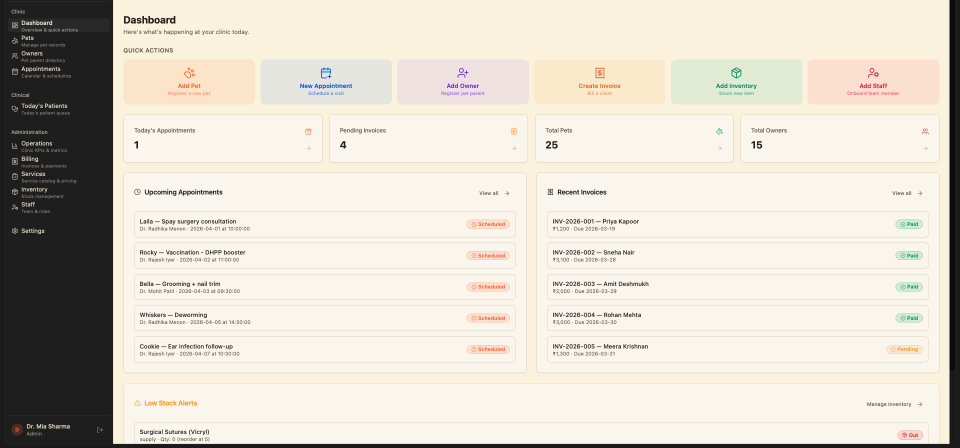
#> input picture img/dashboard.png, 1920 x 896 px, found by its file name (shown at 1/2 size); its folder holds 5 pictures in this run
$ python crop_safari_chrome.py
#> lines starting #> are read from the running program, lines starting #| are printed output that depends on the picture
#!/usr/bin/env python3
"""
Script to crop Safari browser chrome from Mia VMS app screenshots.
Detects where Safari UI ends and actual app content begins by analyzing color transitions.
"""

from PIL import Image
import os
from pathlib import Path

def find_chrome_end(image_path):
    """
    Find where Safari browser chrome ends by analyzing pixel rows from top.

    Safari chrome typically includes:
    - Tabs bar (~25-30px) - usually gray/light
    - URL bar (~35-40px) - usually white
    - Total chrome height: ~60-75px

    The app content (Mia VMS) typically has:
    - Dark sidebar on left
    - Light content area

    Returns the y-coordinate where app content begins.
    """
    img = Image.open(image_path)
    pixels = img.load()
    width, height = img.size

    # Sample the middle of the image width to avoid edges
    sample_x = width // 2

    # Look for a significant color change that indicates end of chrome
    # Chrome is typically lighter (tabs/URL bar), app content has darker sidebar
    prev_brightness = None
    max_brightness_drop = 0
    chrome_end = 0

    for y in range(min(150, height)):  # Only check first 150 pixels max
        # Get pixel at this y coordinate
        r, g, b = pixels[sample_x, y][:3]  # Get RGB (ignore alpha if present)
        brightness = (r + g + b) / 3

        # Look for significant brightness drop
        if prev_brightness is not None:
            brightness_drop = prev_brightness - brightness
            if brightness_drop > max_brightness_drop:
                max_brightness_drop = brightness_drop
                chrome_end = y

        prev_brightness = brightness

    # Add some margin and round up to nearest pixel
    # Typically the chrome ends around 60-75px
    if chrome_end < 40:  # Minimum threshold
        chrome_end = 70  # Fallback to estimate
    else:
        chrome_end = min(chrome_end + 5, 85)  # Add small margin, cap at 85px

    return chrome_end


def crop_image(image_path, crop_top):
    """Crop image from the top by removing specified number of pixels."""
    try:
        img = Image.open(image_path)
        width, height = img.size

        # Crop: (left, top, right, bottom)
        cropped = img.crop((0, crop_top, width, height))

        # Save back to same file
        cropped.save(image_path, quality=95)

        original_height = height
        new_height = cropped.size[1]
        removed_pixels = original_height - new_height

        return {
            'file': os.path.basename(image_path),
            'original_size': (width, original_height),
            'new_size': cropped.size,
            'removed_pixels': removed_pixels,
            'status': 'success'
        }
    except Exception as e:
        return {
            'file': os.path.basename(image_path),
            'status': 'error',
            'error': str(e)
        }


def main():
    img_dir = '/Users/jishnunarasimhamoorthy/Desktop/vet-clinic-landing/img'

    # List of image files to process
    images = [
        'dashboard.png',
        'patient.png',
        'owner.png',
        'calendar.png',
        'queue.png',
        'services.png',
        'operations.png'
    ]

    print("Safari Chrome Cropping Tool")
    print("=" * 60)

    # First, analyze one image to determine chrome height
    first_image_path = os.path.join(img_dir, images[0])
    chrome_end = find_chrome_end(first_image_path)
#> in find_chrome_end, img is the input picture: PIL image 1920x896 RGBA; mean R, G, B, A 218, 211.8, 200.6, 255
#> after the loop in find_chrome_end, `for y in range(min(150, height)):`: chrome_end = 119; max_brightness_drop = 9
#> in find_chrome_end, `chrome_end = min(chrome_end + 5, 85)`: chrome_end = 85
#> chrome_end = 85

    print(f"\nAnalyzing first image ({images[0]})...")
    print(f"Detected Safari chrome ends at pixel: {chrome_end}")
#| Detected Safari chrome ends at pixel: 85
    print(f"Will remove top {chrome_end} pixels from all images\n")
#| Will remove top 85 pixels from all images

    # Process all images
    results = []
    for image_name in images:
        image_path = os.path.join(img_dir, image_name)

        if not os.path.exists(image_path):
            print(f"❌ {image_name} - File not found")
            continue

        result = crop_image(image_path, chrome_end)
#> in crop_image, `cropped = img.crop((0, crop_top, width, height))`:
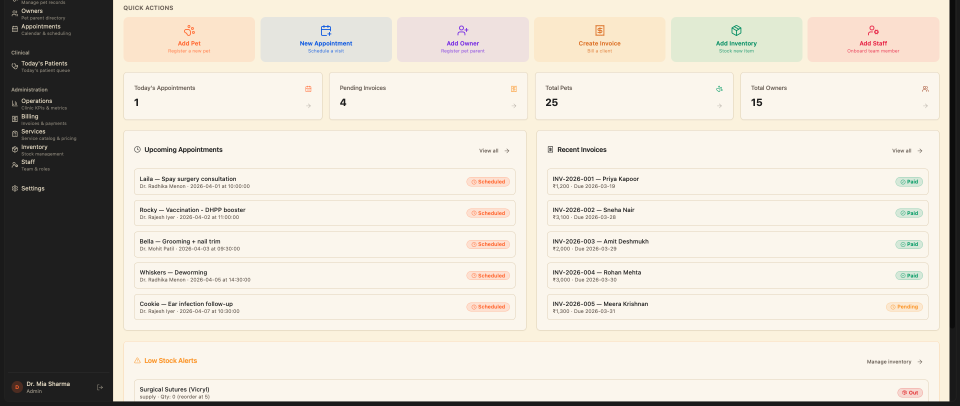
#> cropped: PIL image 1920x811 RGBA (shown at 1/2 size); mean R, G, B, A 217.6, 211.5, 201.1, 255
#> result = {'file': 'dashboard.png', 'original_size': (1920, 896), 'new_size': (1920, 811), 'removed_pixels': 85, 'status': 'success'}
        results.append(result)

        if result['status'] == 'success':
            print(f"✓ {image_name}")
            print(f"  Original: {result['original_size']}")
#|   Original: (1920, 896)
            print(f"  New:      {result['new_size']}")
#|   New:      (1920, 811)
            print(f"  Removed:  {result['removed_pixels']}px from top")
#|   Removed:  85px from top
        else:
            print(f"✗ {image_name} - Error: {result['error']}")
#> pass 2 of the loop in main, `for image_name in images:`:
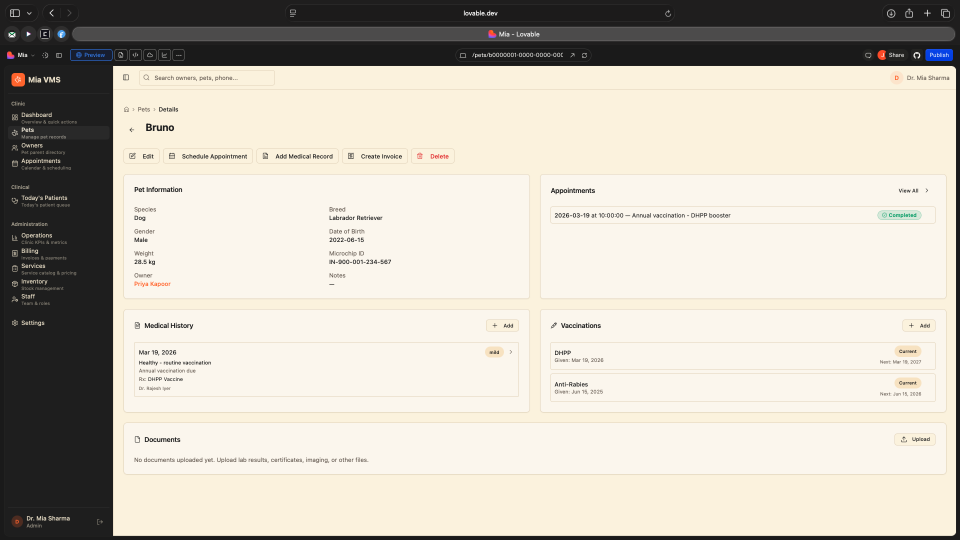
#> input picture img/patient.png, 1920 x 1080 px, found by its file name (shown at 1/2 size)
#> in crop_image, img is the input picture: PIL image 1920x1080 RGBA; mean R, G, B, A 199.3, 193.9, 183, 255
#> in crop_image (call 2), `cropped = img.crop((0, crop_top, width, height))`:
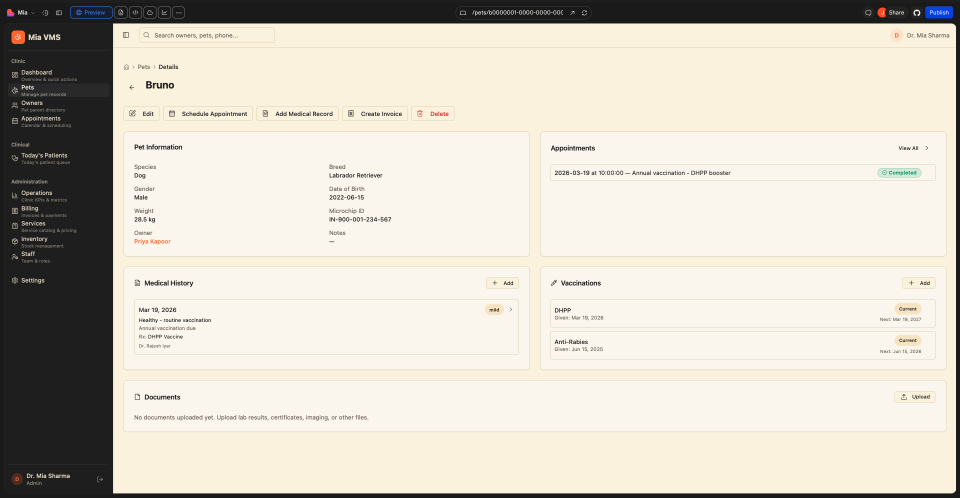
#> cropped: PIL image 1920x995 RGBA (shown at 1/2 size); mean R, G, B, A 212.2, 206.5, 194.7, 255
#> result = {'file': 'patient.png', 'original_size': (1920, 1080), 'new_size': (1920, 995), 'removed_pixels': 85, 'status': 'success'}
#|   Original: (1920, 1080)
#|   New:      (1920, 995)
#|   Removed:  85px from top
#> pass 3 of the loop in main, `for image_name in images:`:
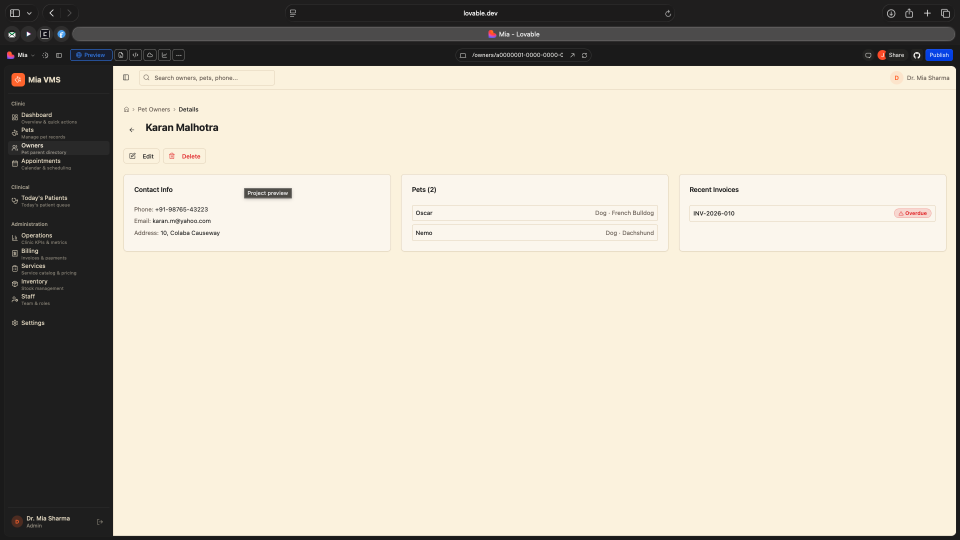
#> input picture img/owner.png, 1920 x 1080 px, found by its file name (shown at 1/2 size)
#> in crop_image, img is the input picture: PIL image 1920x1080 RGBA; mean R, G, B, A 200, 193.4, 178.8, 255
#> in crop_image (call 3), `cropped = img.crop((0, crop_top, width, height))`:
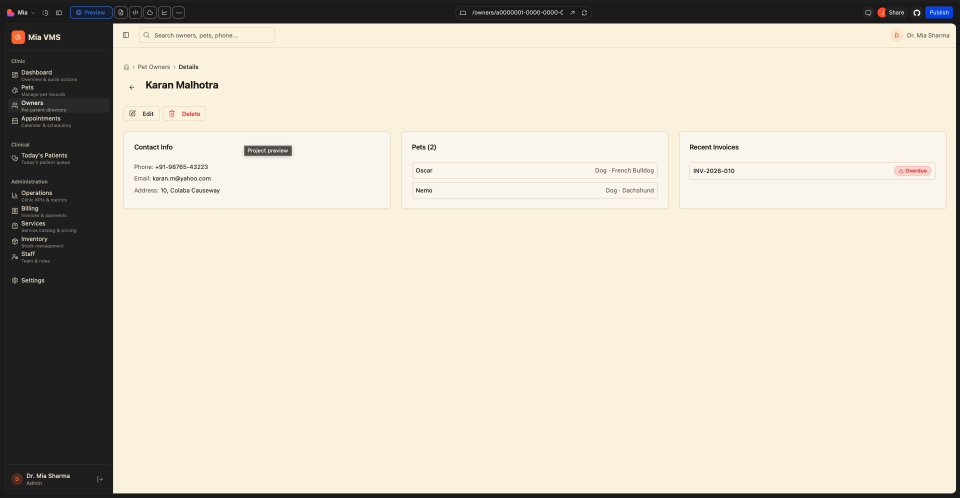
#> cropped: PIL image 1920x995 RGBA (shown at 1/2 size); mean R, G, B, A 213, 205.9, 190.1, 255
#> result = {'file': 'owner.png', 'original_size': (1920, 1080), 'new_size': (1920, 995), 'removed_pixels': 85, 'status': 'success'}
#|   Original: (1920, 1080)
#|   New:      (1920, 995)
#|   Removed:  85px from top
#> the loop made 7 passes; the first 3 are shown

    # Summary
    print("\n" + "=" * 60)
    successful = sum(1 for r in results if r['status'] == 'success')
    print(f"Processed: {successful}/{len(results)} images successfully")

    if successful == len(results):
        print("All images cropped successfully!")
    else:
        print("Some images encountered errors.")


if __name__ == '__main__':
    main()
